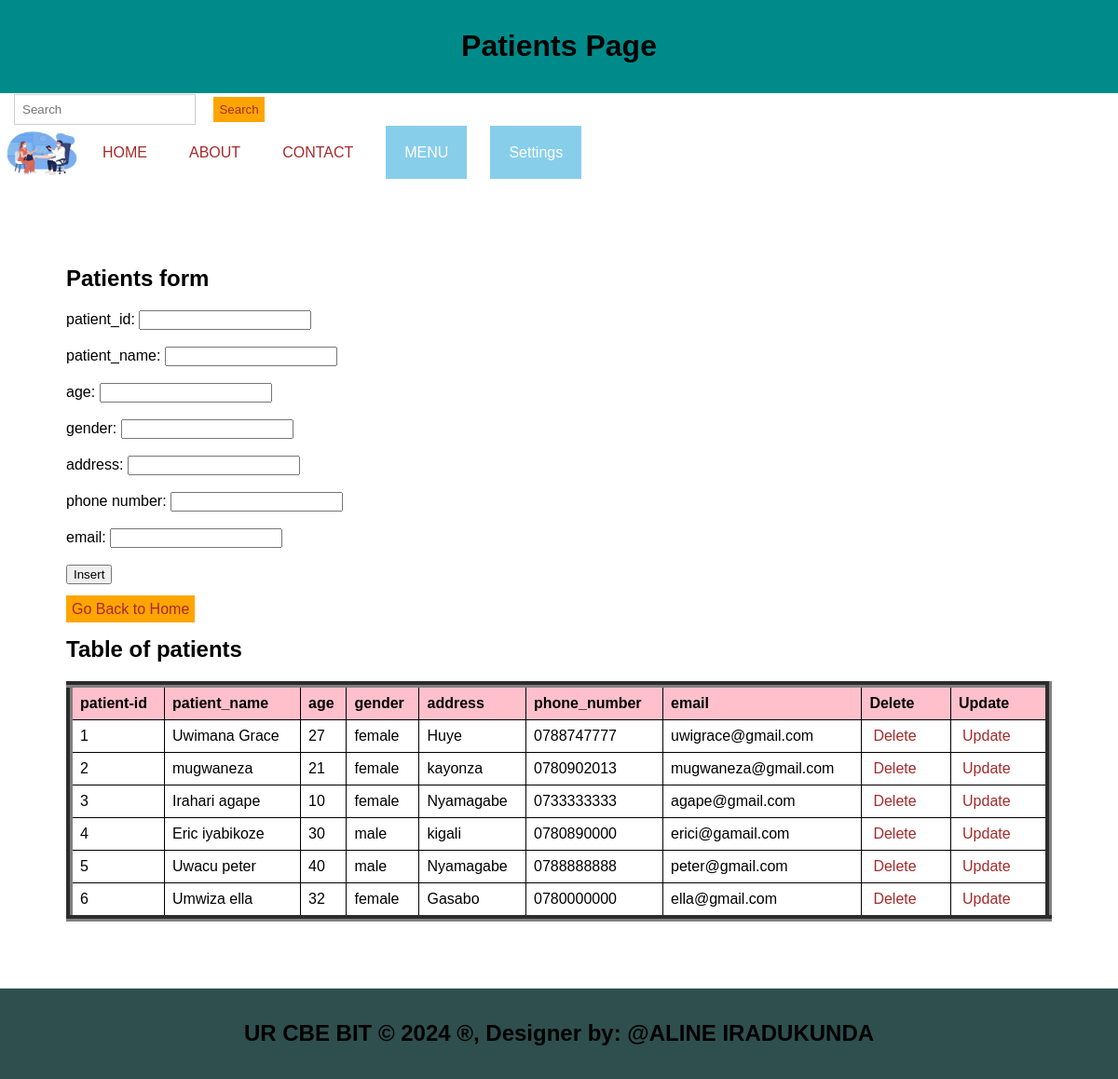
Screenshot of /Patients.php with the database file from the repository.
### tables this page shows
CREATE TABLE `patients` (
  `patient_id` int(11) NOT NULL,
  `patient_name` varchar(100) DEFAULT NULL,
  `age` int(11) DEFAULT NULL,
  `gender` varchar(10) DEFAULT NULL,
  `address` varchar(255) DEFAULT NULL,
  `phone_number` varchar(15) DEFAULT NULL,
  `email` varchar(100) DEFAULT NULL
);

### Patients.php (the view, shortened to what this page needs)
<!DOCTYPE html>
<html lang="en">
<head>
  <link rel="stylesheet" type="text/css" href="style.css" title="style 1" media="screen, tv, projection, handheld, print"/>
</head>
<body>
<header><center>
    <h1>Patients Page</h1></center>
  </header>
  <form class="d-flex" role="search" action="search.php">
      <input class="form-control me-2" type="search" placeholder="Search" aria-label="Search" name="query">
      <button class="btn btn-outline-success" type="submit">Search</button>
    </form>
  <ul>
    <li><img src="./Images/app.jpg" width="90" height="60" alt="Logo"></li>
    <li><a href="./home.html">HOME</a></li>
    <li><a href="./about.html">ABOUT</a></li>
    <li><a href="./contact.html">CONTACT</a></li>
    <li class="dropdown">
      <a href="#" style="padding: 20px; color: white; background-color: skyblue; text-decoration: none;">MENU</a>
    </li>
    <li class="dropdown">
      <a href="#" style="padding: 20px; color: white; background-color: skyblue; text-decoration: none;">Settings</a>
    </li>
  </ul>
<section>
  <h1>Patients form</h1>
  <form method="post">
    <label for="pid">patient_id:</label>
    <input type="number" id="pid" name="pid"><br><br>
    <label for="pn">patient_name:</label>
    <input type="text" id="pn" name="pn" required><br><br>
    <label for="age">age:</label>
    <input type="text" id="age" name="age" required><br><br>
    <label for="gndr">gender:</label>
    <input type="gender" id="gndr" name="gndr" required><br><br>
    <label for="adrss">address:</label>
    <input type="text" id="adrss" name="adrss" required><br><br>
    <label for="tlphn">phone number:</label>
    <input type="number" id="tlphn" name="tlphn" required><br><br>
    <label for="eml">email:</label>
    <input type="email" id="eml" name="eml" required><br><br>
    <input type="submit" name="add" value="Insert"><br><br>
    <a class="button" href="./home.html">Go Back to Home</a></li><br>
  </form>
  <h2>Table of patients</h2>
  <table border="7">
    <tr>
      <th>patient-id</th>
      <th>patient_name</th>
      <th>age</th>
      <th>gender</th>
      <th>address</th>
      <th>phone_number</th>
      <th>email</th>
      <th>Delete</th>
      <th>Update</th>
    </tr>
    <?php
    include('database_connection.php');
    $sql = "SELECT * FROM patients";
    $result = $connection->query($sql);
    if ($result->num_rows > 0) {
        while ($row = $result->fetch_assoc()) {
            $pid = $row['patient_id'];
            echo "<tr>
                <td>" . $row['patient_id'] . "</td>
                <td>" . $row['patient_name'] . "</td>
                <td>" . $row['age'] . "</td>
                <td>" . $row['gender'] . "</td>
                <td>" . $row['address'] . "</td>
                <td>" . $row['phone_number'] . "</td>
                <td>" . $row['email'] . "</td>
                <td><a style='padding:4px' href='delete_Patients.php?patient_id=$pid'>Delete</a></td>
                <td><a style='padding:4px' href='update_Patients.php?patient_id=$pid'>Update</a></td>
            </tr>";
        }
    } else {
        echo "<tr><td colspan='7'>No data found</td></tr>";
    }
    ?>
  </table>
</section>
<footer>
  <center>
    <b><h2>UR CBE BIT &copy; <?php echo date("Y"); ?> &reg;, Designer by: @ALINE IRADUKUNDA</h2></b>
  </center>
</footer>
</body>
</html>

### style.css (style rules this page uses)
body { font-family: Arial, sans-serif; margin: 0; padding: 0; }
.form-control { padding: 8px; margin-left: 4px; border: 1px solid #ccc; }
.btn { padding: 6px; background-color: orange; color: brown; border: none; }
.dropdown { position: relative; display: inline; margin-right: 10px; }
body { font-family: Arial,sans-serif; margin:0; padding:0; }
header { background-color:darkgray; padding: 15px; }
.dropdown { position: right; display:right; direction:rtl; }
section { padding:20px; border-bottom: 1px solid #ddd; }
footer { text-align: center; padding: 15px; background-color:darkgray; }

### Patients.php (style rules this page uses)
body table { width: 100%; border-collapse: collapse; }
th, td { border: 1px solid black; padding: 8px; text-align: left; }
th { background-color: pink; }
a { padding: 10px; color: white; text-decoration: none; margin-right: 15px; }
a:link { color: brown; }
button.btn { margin-left: 15px; margin-top: 4px; }
input.form-control { margin-left: 15px; padding: 8px; }
section { padding: 71px; border-bottom: 1px solid #ddd; }
footer { text-align: center; padding: 15px; background-color: darkslategrey; }
header { background-color: darkcyan; padding: 10px; text-align: center; }
ul { list-style-type: none; padding: 0; margin: 0; display: flex; align-items: center; }
li { margin-right: 10px; }
li img { vertical-align: middle; }
.dropdown { position: relative; display: inline-block; }
.button { padding: 6px; background-color: orange; color: brown; border: none; }

### rows the page displays
patients: patient_id "1", patient_name "Uwimana Grace", age "27", gender "female", address "Huye", phone_number "0788747777", email "uwigrace@gmail.com"
patients: patient_id "2", patient_name "mugwaneza", age "21", gender "female", address "kayonza", phone_number "0780902013", email "mugwaneza@gmail.com"
patients: patient_id "3", patient_name "Irahari agape", age "10", gender "female", address "Nyamagabe", phone_number "0733333333", email "agape@gmail.com"
patients: patient_id "4", patient_name "Eric iyabikoze", age "30", gender "male", address "kigali", phone_number "0780890000", email "erici@gamail.com"
patients: patient_id "5", patient_name "Uwacu peter", age "40", gender "male", address "Nyamagabe", phone_number "0788888888", email "peter@gmail.com"
patients: patient_id "6", patient_name "Umwiza ella", age "32", gender "female", address "Gasabo", phone_number "0780000000", email "ella@gmail.com"
